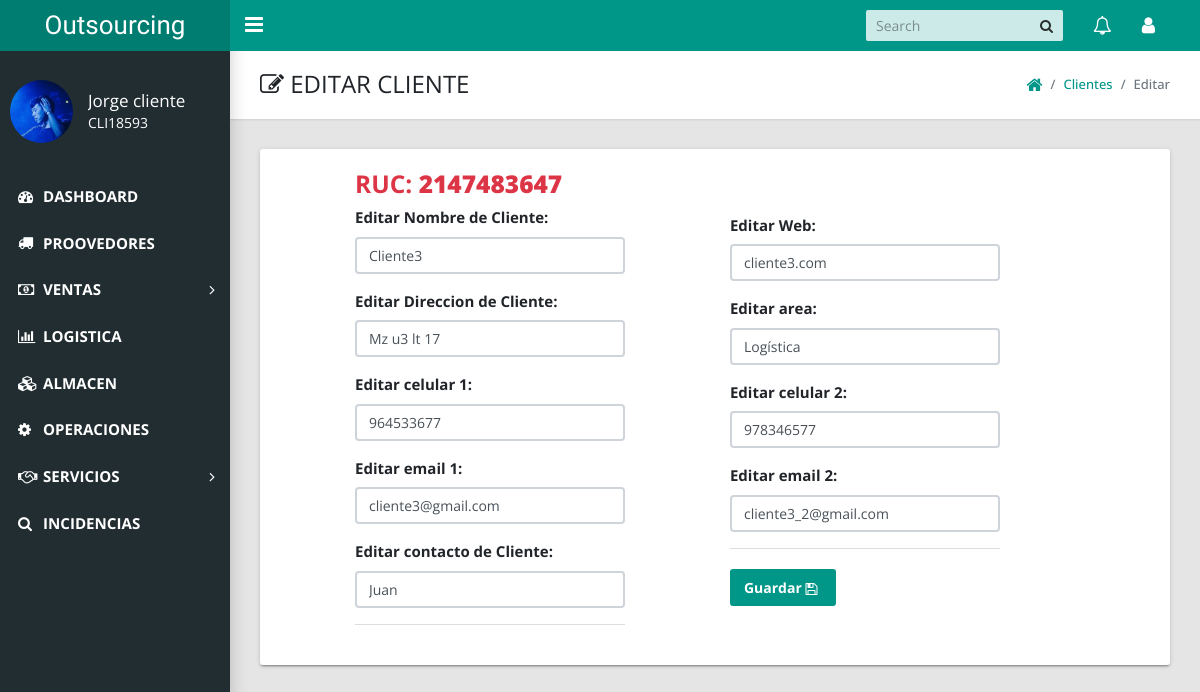
Page /admin/index.php?action=edit_clien&ruc=2147483647 (signed in) on the earlier database version.
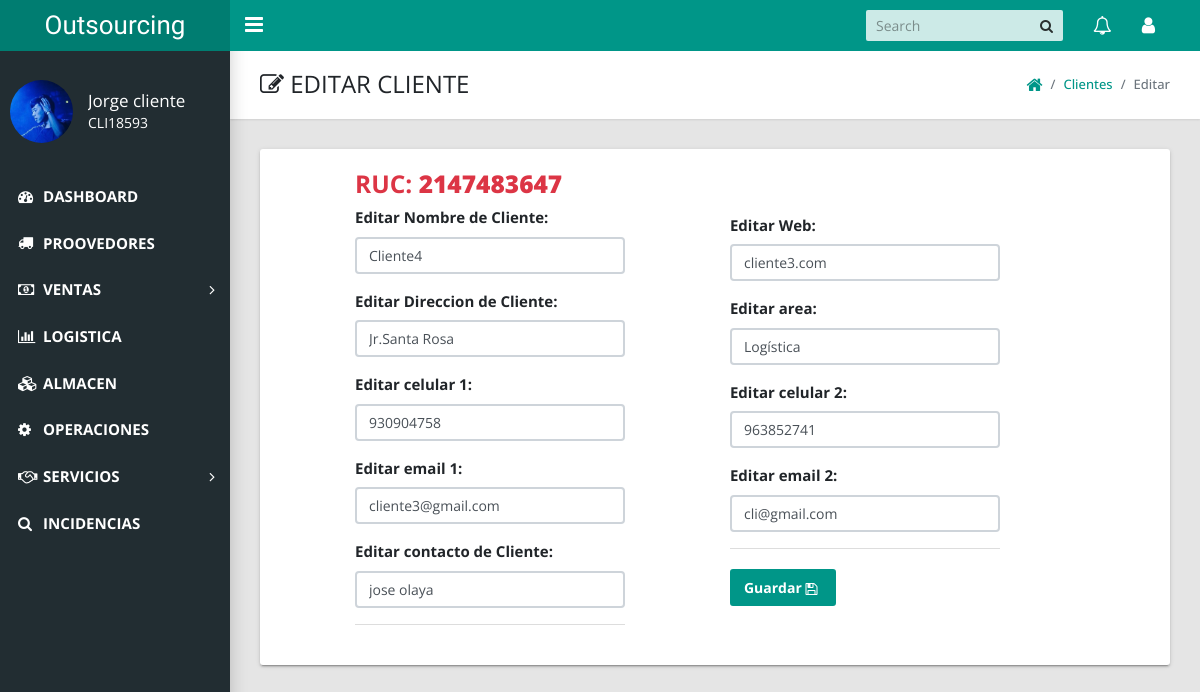
Same page on the later database version.
### tables this page shows
CREATE TABLE `clientes` (
  `Id_cliente` int(10) NOT NULL,
  `cod_cliente` varchar(20) NOT NULL,
  `ruc_cliente` int(50) NOT NULL,
  `razon_cliente` varchar(50) NOT NULL,
  `direccion_cliente` text NOT NULL,
  `contacto_cliente` varchar(100) NOT NULL,
  `celular1_cliente` int(9) NOT NULL,
  `celular2_cliente` int(9) NOT NULL,
  `email1_cliente` varchar(50) NOT NULL,
  `email2_cliente` varchar(50) NOT NULL,
  `web_cliente` text NOT NULL,
  `area_cliente` varchar(50) NOT NULL,
  `estado_cliente` varchar(50) NOT NULL,
  `asignado_cliente` varchar(50) NOT NULL
);

### admin/includes/cotizaciones/edit_cliente.php (the view, shortened to what this page needs)
<?php $edit_cat = mysqli_query($conexion, "select * from clientes where ruc_cliente='$_GET[ruc]'");
$fetch_cat = mysqli_fetch_array($edit_cat); ?>
<?php if($_SESSION['role'] != 7 AND $_SESSION['role'] != 17 AND $_SESSION['role'] != 5 ){
echo "<script>alert('No puedes acceder acá ')</script>";
echo "<script>window.open('index.php?logged_in=Logueaste%20correctamente!','_self')</script>";
}else{ ?>
<main class="app-content">
      <div class="app-title">
        <div>
          <h1><i class="fa fa-edit"></i> EDITAR CLIENTE</h1>
        </div>
        <ul class="app-breadcrumb breadcrumb side">
          <li class="breadcrumb-item"><a href="index.php?logged_in=Logueaste%20correctamente!"><i class="fa fa-home fa-lg"></i></a></li>
          <li class="breadcrumb-item "><a href="index.php?action=view_clientes">Clientes</a></li>
          <li class="breadcrumb-item active">Editar</li>
        </ul>
      </div>
      <div class="row" style="font-size: 15px;">
        <div class="col-md-12">
          <div class="tile">
            <div class="row">
              <div class="col-lg-4 offset-lg-1">
                <form action="" method="POST" accept-charset="utf-8">
                  <h3 style="color:#dc3545; ">RUC: <b><?php echo $fetch_cat['ruc_cliente']; ?></b></h3>
                  <div class="form-group">
                    <label for="exampleInputEmail1">Editar Nombre de Cliente:</label>
                       <input class="form-control" type="text"name="cliente_nombre" value="<?php echo $fetch_cat['razon_cliente']; ?>" size="30" required >
                  </div>
                  <div class="form-group">
                    <label for="exampleInputEmail1">Editar Direccion de Cliente:</label>
                    <input class="form-control" type="text"name="cliente_direccion" value="<?php echo $fetch_cat['direccion_cliente']; ?>" size="30" required >
                  </div>
                  <div class="form-group">
                    <label for="exampleInputEmail1">Editar celular 1:</label>
                    <input class="form-control" type="text"name="cliente_cel1" value="<?php echo $fetch_cat['celular1_cliente']; ?>" size="30" required >
                  </div>
                  <div class="form-group">
                    <label for="exampleInputEmail1">Editar email 1:</label>
                    <input class="form-control" type="text"name="cliente_email1" value="<?php echo $fetch_cat['email1_cliente']; ?>" size="30" required >
                  </div>
                   <div class="form-group">
                    <label for="exampleInputEmail1">Editar contacto de Cliente:</label>
                    <input class="form-control" type="text"name="cliente_contact" value="<?php echo $fetch_cat['contacto_cliente']; ?>" size="30" required >
                  </div>
                  <div class="tile-footer">
            </div>
          </div>
              <div class="col-lg-4 offset-lg-1"><br><br>
                <div class="form-group">
                    <label for="exampleInputEmail1">Editar Web:</label>
                    <input class="form-control" type="text"name="cliente_web" value="<?php echo $fetch_cat['web_cliente']; ?>" size="30" required >
                  </div>
                  <div class="form-group">
                    <label for="exampleInputEmail1">Editar area:</label>
                    <input class="form-control" type="text"name="cliente_area" value="<?php echo $fetch_cat['area_cliente']; ?>" size="30" required >
                  </div>
                  <div class="form-group">
                    <label for="exampleInputEmail1">Editar celular 2:</label>
                    <input class="form-control" type="text"name="cliente_cel2" value="<?php echo $fetch_cat['celular2_cliente']; ?>" size="30" required >
                  </div>
                  <div class="form-group">
                    <label for="exampleInputEmail1">Editar email 2:</label>
                    <input class="form-control" type="text"name="cliente_email2" value="<?php echo $fetch_cat['email2_cliente']; ?>" size="30" required >
                  </div>
                  <div class="tile-footer">
                    <button class="btn btn-primary" name="edit_cliente"type="submit">Guardar  <i class="fa fa-floppy-o" aria-hidden="true"></i></button>
                  </div>
                </div>
            </div>
          </div>
        </div>
      </div>
    </main>
<?php } ?>

Differences in the rows shown:
removed clientes: ruc_cliente "2147483647", cliente_nombre "Cliente3", cliente_direccion "Mz u3 lt 17", cliente_cel1 "964533677", cliente_email1 "cliente3@gmail.com", cliente_contact "Juan", cliente_web "cliente3.com", cliente_area "Logística", cliente_cel2 "978346577", cliente_email2 "cliente3_2@gmail.com"
added clientes: ruc_cliente "2147483647", cliente_nombre "Cliente4", cliente_direccion "Jr.Santa Rosa", cliente_cel1 "930904758", cliente_email1 "cliente3@gmail.com", cliente_contact "jose olaya", cliente_web "cliente3.com", cliente_area "Logística", cliente_cel2 "963852741", cliente_email2 "cli@gmail.com"
